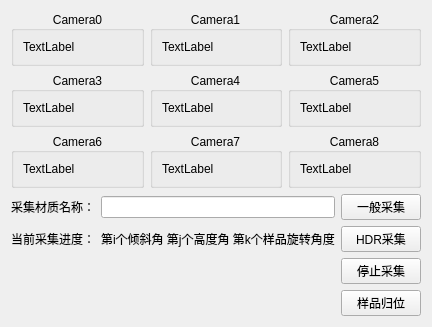
        <widget class="QWidget" name="Measurement">
         <layout class="QGridLayout" name="gridLayout_13">
          <item row="0" column="0">
           <layout class="QVBoxLayout" name="verticalLayout_7" stretch="4">
            <item>
             <layout class="QHBoxLayout" name="horizontalLayout_5">
              <item>
               <layout class="QGridLayout" name="gridLayout_12">
                <item row="1" column="1">
                 <widget class="QGroupBox" name="groupBox_camera4">
                  <property name="title">
                   <string>Camera4</string>
                  </property>
                  <property name="alignment">
                   <set>Qt::AlignCenter</set>
                  </property>
                  <layout class="QGridLayout" name="gridLayout_21">
                   <item row="0" column="0">
                    <widget class="QLabel" name="label_camera4">
                     <property name="text">
                      <string>TextLabel</string>
                     </property>
                    </widget>
                   </item>
                  </layout>
                 </widget>
                </item>
                <item row="1" column="0">
                 <widget class="QGroupBox" name="groupBox_camera3">
                  <property name="title">
                   <string>Camera3</string>
                  </property>
                  <property name="alignment">
                   <set>Qt::AlignCenter</set>
                  </property>
                  <layout class="QGridLayout" name="gridLayout_20">
                   <item row="0" column="0">
                    <widget class="QLabel" name="label_camera3">
                     <property name="text">
                      <string>TextLabel</string>
                     </property>
                    </widget>
                   </item>
                  </layout>
                 </widget>
                </item>
                <item row="0" column="1">
                 <widget class="QGroupBox" name="groupBox_camera1">
                  <property name="title">
                   <string>Camera1</string>
                  </property>
                  <property name="alignment">
                   <set>Qt::AlignCenter</set>
                  </property>
                  <layout class="QGridLayout" name="gridLayout_18">
                   <item row="0" column="0">
                    <widget class="QLabel" name="label_camera1">
                     <property name="text">
                      <string>TextLabel</string>
                     </property>
                    </widget>
                   </item>
                  </layout>
                 </widget>
                </item>
                <item row="0" column="0">
                 <widget class="QGroupBox" name="groupBox_camera0">
                  <property name="title">
                   <string>Camera0</string>
                  </property>
                  <property name="alignment">
                   <set>Qt::AlignCenter</set>
                  </property>
                  <layout class="QGridLayout" name="gridLayout_17">
                   <item row="0" column="0">
                    <widget class="QLabel" name="label_camera0">
                     <property name="text">
                      <string>TextLabel</string>
                     </property>
                    </widget>
                   </item>
                  </layout>
                 </widget>
                </item>
                <item row="2" column="0">
                 <widget class="QGroupBox" name="groupBox_camera6">
                  <property name="title">
                   <string>Camera6</string>
                  </property>
                  <property name="alignment">
                   <set>Qt::AlignCenter</set>
                  </property>
                  <layout class="QGridLayout" name="gridLayout_25">
                   <item row="0" column="0">
                    <widget class="QLabel" name="label_camera6">
                     <property name="text">
                      <string>TextLabel</string>
                     </property>
                    </widget>
                   </item>
                  </layout>
                 </widget>
                </item>
                <item row="2" column="1">
                 <widget class="QGroupBox" name="groupBox_camera7">
                  <property name="title">
                   <string>Camera7</string>
                  </property>
                  <property name="alignment">
                   <set>Qt::AlignCenter</set>
                  </property>
                  <layout class="QGridLayout" name="gridLayout_24">
                   <item row="0" column="0">
                    <widget class="QLabel" name="label_camera7">
                     <property name="text">
                      <string>TextLabel</string>
                     </property>
                    </widget>
                   </item>
                  </layout>
                 </widget>
                </item>
                <item row="0" column="2">
                 <widget class="QGroupBox" name="groupBox_camera2">
                  <property name="title">
                   <string>Camera2</string>
                  </property>
                  <property name="alignment">
                   <set>Qt::AlignCenter</set>
                  </property>
                  <layout class="QGridLayout" name="gridLayout_19">
                   <item row="0" column="0">
                    <widget class="QLabel" name="label_camera2">
                     <property name="text">
                      <string>TextLabel</string>
                     </property>
                    </widget>
                   </item>
                  </layout>
                 </widget>
                </item>
                <item row="1" column="2">
                 <widget class="QGroupBox" name="groupBox_camera5">
                  <property name="title">
                   <string>Camera5</string>
                  </property>
                  <property name="alignment">
                   <set>Qt::AlignCenter</set>
                  </property>
                  <layout class="QGridLayout" name="gridLayout_22">
                   <item row="0" column="0">
                    <widget class="QLabel" name="label_camera5">
                     <property name="text">
                      <string>TextLabel</string>
                     </property>
                    </widget>
                   </item>
                  </layout>
                 </widget>
                </item>
                <item row="2" column="2">
                 <widget class="QGroupBox" name="groupBox_camera8">
                  <property name="title">
                   <string>Camera8</string>
                  </property>
                  <property name="alignment">
                   <set>Qt::AlignCenter</set>
                  </property>
                  <layout class="QGridLayout" name="gridLayout_23">
                   <item row="0" column="0">
                    <widget class="QLabel" name="label_camera8">
                     <property name="text">
                      <string>TextLabel</string>
                     </property>
                    </widget>
                   </item>
                  </layout>
                 </widget>
                </item>
               </layout>
              </item>
             </layout>
            </item>
           </layout>
          </item>
          <item row="1" column="0">
           <layout class="QGridLayout" name="gridLayout_26" columnstretch="1,3,1">
            <item row="2" column="2">
             <widget class="QPushButton" name="pushButton_stopMeasurement">
              <property name="text">
               <string>停止采集</string>
              </property>
             </widget>
            </item>
            <item row="0" column="1">
             <widget class="QLineEdit" name="lineEdit_materialName"/>
            </item>
            <item row="0" column="2">
             <widget class="QPushButton" name="pushButton_startMeasurement">
              <property name="text">
               <string>一般采集</string>
              </property>
             </widget>
            </item>
            <item row="0" column="0">
             <widget class="QLabel" name="label_materialName">
              <property name="text">
               <string>采集材质名称：</string>
              </property>
             </widget>
            </item>
            <item row="3" column="2">
             <widget class="QPushButton" name="pushButton_sampleReset">
              <property name="text">
               <string>样品归位</string>
              </property>
             </widget>
            </item>
            <item row="1" column="2">
             <widget class="QPushButton" name="pushButton_startMeasurementHDR">
              <property name="text">
               <string>HDR采集</string>
              </property>
             </widget>
            </item>
            <item row="1" column="0">
             <widget class="QLabel" name="label_state">
              <property name="text">
               <string>当前采集进度：</string>
              </property>
             </widget>
            </item>
            <item row="1" column="1">
             <widget class="QLabel" name="label_measureState">
              <property name="text">
               <string>第i个倾斜角 第j个高度角 第k个样品旋转角度</string>
              </property>
             </widget>
            </item>
           </layout>
          </item>
         </layout>
        </widget>
